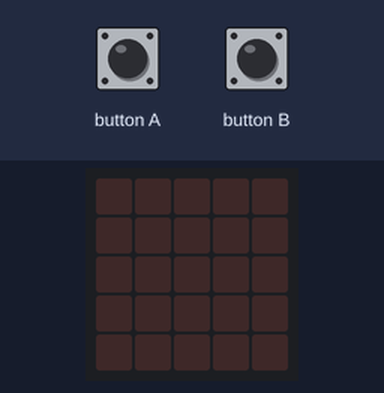
Bench run of a program on a simulated BBC micro:bit (MakeCode). Parts: the board's 5×5 LED display. The inputs (shaded band) are chosen by the test bench.

Above: at 1.2 s.
1.3 s: button B pressed for 3.2 s
At 4.0 s:
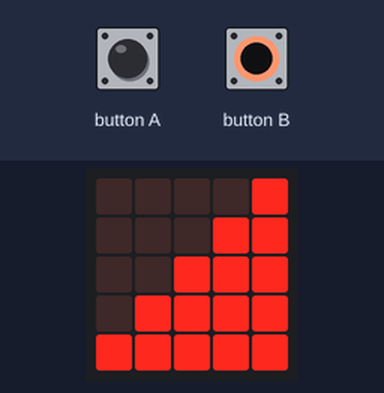
6.0 s: button A pressed for 3.2 s
At 6.23 s:
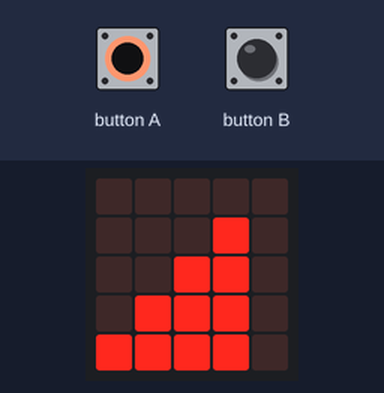
10.7 s: button B pressed for 0.5 s
At 11.8 s:
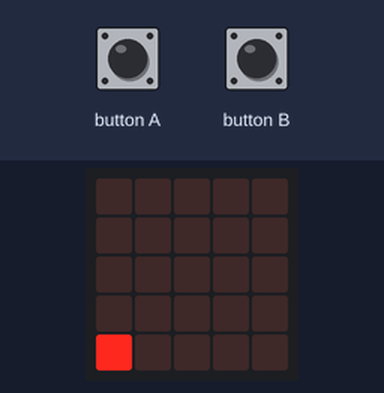
12.7 s: button B pressed for 1 s
At 13.08 s:
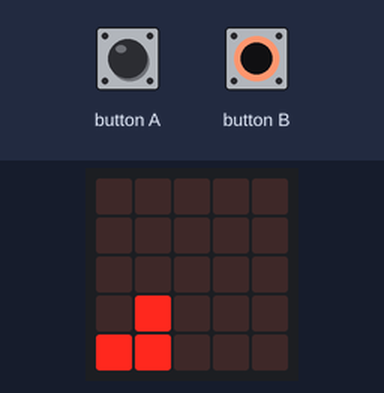
Timing chart, 0 to 15.7 s (numbered marks = the images above; inputs shaded):
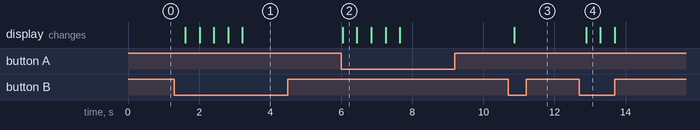

Measured:
- after the input at 1.3 s, the display: first changes after 0.31 s (image 1 shows a later state)
- after the input at 6.0 s, the display: changes at once (image 2)
- after the input at 10.7 s, the display: changes after 0.17 s (image 3)
- after the input at 12.7 s, the display: changes after 0.19 s (image 4)
- what the display in image 2 shows lasts 0.4 s, from 6.0 s to 6.4 s

The program:

main.ts
```typescript
let hangero = 0
while (true) {
    if (input.buttonIsPressed(Button.B)) {
        if (hangero < 5) {
            hangero += 1
        }
    } else if (input.buttonIsPressed(Button.A)) {
        if (0 < hangero) {
            hangero += -1
        }
    }
    if (hangero == 1) {
        basic.showLeds(`
            . . . . .
            . . . . .
            . . . . .
            . . . . .
            # . . . .
            `)
    } else if (hangero == 2) {
        basic.showLeds(`
            . . . . .
            . . . . .
            . . . . .
            . # . . .
            # # . . .
            `)
    } else if (hangero == 3) {
        basic.showLeds(`
            . . . . .
            . . . . .
            . . # . .
            . # # . .
            # # # . .
            `)
    } else if (hangero == 4) {
        basic.showLeds(`
            . . . . .
            . . . # .
            . . # # .
            . # # # .
            # # # # .
            `)
    } else if (hangero == 5) {
        basic.showLeds(`
            . . . . #
            . . . # #
            . . # # #
            . # # # #
            # # # # #
            `)
    } else {
        basic.showLeds(`
            . . . . .
            . . . . .
            . . . . .
            . . . . .
            . . . . .
            `)
    }
}
```

test.ts
```typescript
// ide kerülnek a tesztek; a rendszer ezt nem kompilálja, ha a csomagot bővítményként használják.
```
